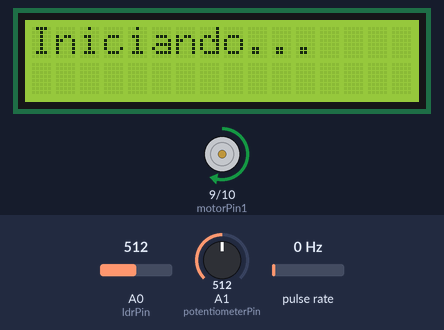
Recording of a sketch running on a simulated Arduino Uno, built with avr-gcc and run on an emulated ATmega328P. Parts: 16×2 character LCD, motor-driver pin pairs drawn as motors (green arrow = first pin HIGH = forward, orange = second pin HIGH = backward, longer = more drive). Wiring (inferred from the names in the program): pulse sensor: data pin 2. The test bench sets the inputs (shaded band); at power-on: pulse rate 0 Hz, A0 (ldrPin) = 512, A1 (potentiometerPin) = 512. What the sketch prints to the serial monitor is not drawn.

Above: at 0.1 s.
At 2.2 s:
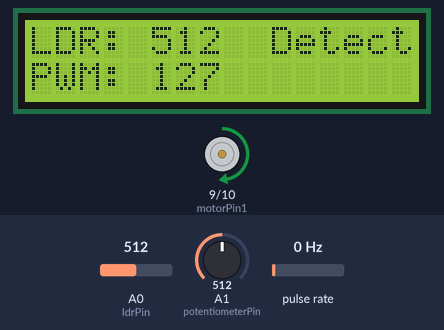
2.3 s: pulse rate (sensor on pin 2) set to 2 Hz
5.3 s: pulse rate (sensor on pin 2) set to 5 Hz
At 6.4 s:
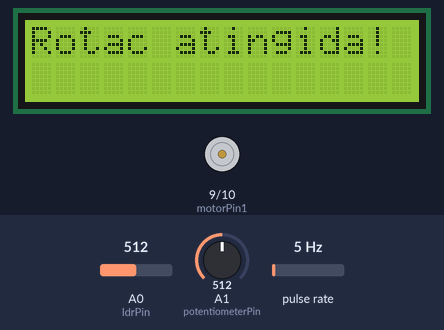
Timing chart, 0 to 8.3 s (numbered marks = the images above; inputs shaded):
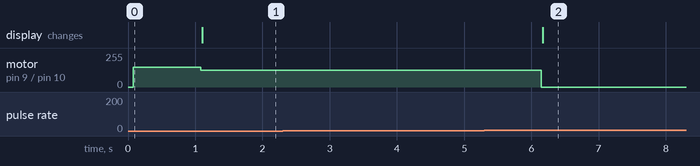

The sketch:

MedOptico.ino
```cpp
#include <Wire.h>
#include <LiquidCrystal_I2C.h>

// Inicializar display LCD no endereço I2C 0x27 com tamanho 16x2
LiquidCrystal_I2C lcd(0x27, 16, 2);

// Definição dos pinos
const int motorPin1 = 9;       // Pino de controle de velocidade (PWM)
const int motorPin2 = 10;      // Pino de controle de direção
const int ldrPin = A0;         // Pino do LDR
const int potentiometerPin = A1; // Pino do potenciômetro para controle de PWM
const int encoderPin = 2;      // Pino do sensor de efeito Hall ou encoder

// Variáveis de controle
volatile int rotationCount = 0;    // Contador de rotações (usado com interrupção)
int targetRotations = 10;          // Número desejado de rotações
int threshold = 500;               // Limite para detectar o laser refletido
int pwmValue = 150;                // Valor inicial do PWM (0-255)

void setup() {
  // Configurar os pinos do motor como saída
  pinMode(motorPin1, OUTPUT);
  pinMode(motorPin2, OUTPUT);

  // Configurar o pino do encoder como entrada
  pinMode(encoderPin, INPUT);

  // Iniciar a comunicação serial e o display LCD
  Serial.begin(9600);
  lcd.begin(16, 2);
  lcd.backlight();
  lcd.print("Iniciando...");

  // Configurar interrupção para contar rotações (chama função `countRotation` a cada pulso do encoder)
  attachInterrupt(digitalPinToInterrupt(encoderPin), countRotation, RISING);

  // Iniciar o motor DC em uma direção
  analogWrite(motorPin1, pwmValue);  // Controla a velocidade do motor com PWM
  digitalWrite(motorPin2, LOW); // Define a direção do motor

  delay(1000); // Espera inicial para exibir mensagem
  lcd.clear();
}

void loop() {
  // Ler o valor do LDR e do potenciômetro
  int ldrValue = analogRead(ldrPin);
  int potValue = analogRead(potentiometerPin);

  // Calcular novo valor PWM com base no potenciômetro
  pwmValue = map(potValue, 0, 1023, 0, 255);
  analogWrite(motorPin1, pwmValue); // Ajusta a velocidade do motor com o novo valor de PWM

  // Exibir o valor do LDR e a mensagem de detecção
  lcd.setCursor(0, 0);
  lcd.print("LDR: ");
  lcd.print(ldrValue);
  if (ldrValue > threshold) {
    lcd.setCursor(10, 0);
    lcd.print("Detectado   ");  // Espacos adicionais para limpar o display
  } else {
    lcd.setCursor(10, 0);
    lcd.print("Nao detectado");
  }

  // Exibir o valor PWM na segunda linha
  lcd.setCursor(0, 1);
  lcd.print("PWM: ");
  lcd.print(pwmValue);

  // Exibir informações no monitor serial
  Serial.print("LDR Value: ");
  Serial.println(ldrValue);
  Serial.print("PWM Value: ");
  Serial.println(pwmValue);

  // Verificar se o número de rotações foi atingido
  if (rotationCount >= targetRotations) {
    // Parar o motor
    analogWrite(motorPin1, 0);
    Serial.println("Número de rotações atingido!");
    lcd.clear();
    lcd.setCursor(0, 0);
    lcd.print("Rotac atingida!");
    while (1); // Para o loop, pois o número de rotações foi atingido
  }

  // Pausa curta para evitar muitas leituras consecutivas
  delay(100);
}

// Função de interrupção para contar rotações
void countRotation() {
  rotationCount++; // Incrementa o contador a cada pulso do sensor
}
```

Measured:
- the behaviour switches between 3 and 4 Hz on pulse rate (sensor on pin 2) (found by bisection; images 1 and 2)
- after the input at 2.3 s, every drawn part: stays the same
- after the input at 5.3 s, motor on pin 9 (motorPin1) / pin 10 (motorPin2): forward 127/255 → stopped after 0.85 s instead of 1.9 s
